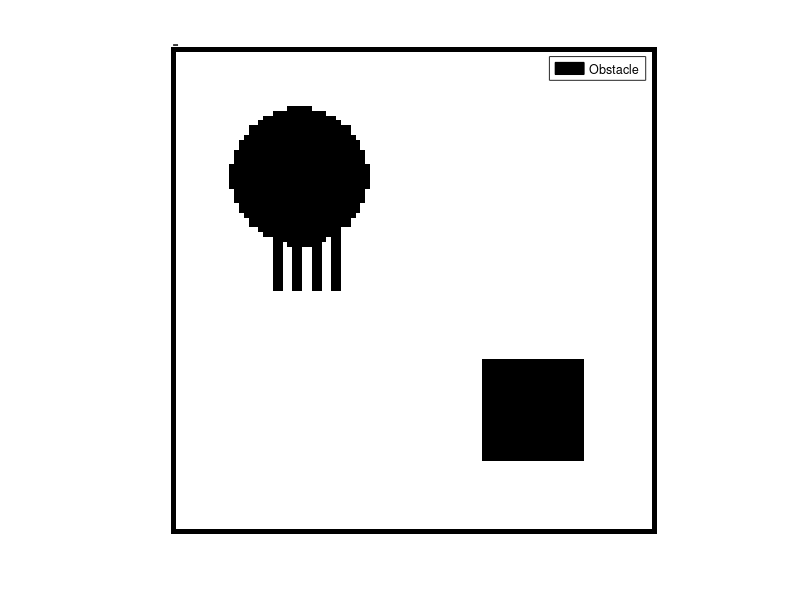

Recreate this plot in MATLAB. (Note: this script raises an error after producing the figure.)
%% Set up the environment

mat = zeros(100, 100);

for i = 1:100
    for j = 1:100
        if (i - 27)^2 + (j-27)^2 <= 200
            mat(i,j) = 1;
        end
    end
end



mat(30:50,[22:23 26:27 30:31 34:35]) = 1;

mat(65:85,65:85) = 1;

mat = logical(mat);

mat(1,:) = 1;
mat(end,:) = 1;
mat(:,1) = 1;
mat(:,end) = 1;
R=255*(~mat);
G=255*(~mat);
B=255*(~mat);
rawImg = cat(3,R,G,B);
imshow(rawImg);
hold on;
 area([0.01 0.01],'FaceColor','k');
  lgd = legend('Obstacle','Position',[0.45 0.1 0.1 0.2]);
    lgd.FontSize = 3;
title("Demo Environment with Non-rectilinear Obstacle",'FontSize', 4);
exportgraphics(gcf,'demo4_envir.png','Resolution',600)

%% Find obstacle and apply mask

shapeList = findShape(mat);

rectMat = mat;
mask = ones(size(mat));

for i = 1:length(shapeList)
    rectMat(shapeList(i).yMin:shapeList(i).yMax, ...
        shapeList(i).xMin:shapeList(i).xMax) = 1;
    mask(shapeList(i).yMin:shapeList(i).yMax, ...
        shapeList(i).xMin:shapeList(i).xMax) = 0;
end

rectMat(1,:) = 1;
rectMat(end,:) = 1;
rectMat(:,1) = 1;
rectMat(:,end) = 1;

nonRectMat = mat + mask;

%% Slice the environment into free segments
rectSegmentList = {};
rectSegmentList = slice(rectMat,rectSegmentList);

nonRectSegList = {};
nonRectSegList = slice(nonRectMat, nonRectSegList);

disp("done slicing");

%% Fuse the free segments to free Cells
freeCellList = [];

bigList = [];
smallList = [];

bigList = fuse(bigList,rectSegmentList);
smallList = fuse(smallList,nonRectSegList);

freeCellList = [bigList smallList];

disp("done fusing");




% the result;
mat(1,:) = 1;
mat(end,:) = 1;
mat(:,1) = 1;
mat(:,end) = 1;

R=255*(~mat);
G=255*(~mat);
B=255*(~mat);
rawImg = cat(3,R,G,B);

for i = 1:length(freeCellList)
   
   
   R(freeCellList(i).yStart : freeCellList(i).yEnd -1,freeCellList(i).xStart) = 0;
   R(freeCellList(i).yStart : freeCellList(i).yEnd -1,freeCellList(i).xEnd - 1) = 0;
   R(freeCellList(i).yStart,freeCellList(i).xStart : freeCellList(i).xEnd - 1) = 0;
   R(freeCellList(i).yEnd -1,freeCellList(i).xStart : freeCellList(i).xEnd - 1) = 0;
 
   B = R;
   
  
end

figure(1);
imgWithBorder= cat(3,R,G,B);
% plot result
imshow(imgWithBorder)
disp("done plotting");
%area([0.01 0.01],'FaceColor','k');
%area([0.02 0.02],'FaceColor','g');
%lgd = legend('Obstacle','Free Cell Border','Position',[0.45 0.1 0.1 0.2]);
%lgd.FontSize = 3;
%exportgraphics(gcf,'demo4_border.png','Resolution',600)

%% Assign the cells

bigCellList1 = [];
smallCellList1 = [];
bigSize = 10;
smallSize = 1;

for i = 1:length(freeCellList)
    if freeCellList(i).xLength < bigSize || freeCellList(i).yLength < bigSize
        smallCellList1 = [smallCellList1 freeCellList(i)];
    else
        bigCellList1 = [bigCellList1 freeCellList(i)];
    end
    
end

%% big & small agent Moving

bigCellList2 = flip(bigCellList1);
smallCellList2 = flip(smallCellList1);

group1 = agentGroup(4,[10,1,10,1],{bigCellList1,smallCellList1,bigCellList2,smallCellList2},...
    [[0 0 128];[255 0 0];[0 255 0];[0 0 128]],rawImg);

disp('set up completed');

[group1,list] = initializeAgents(group1);

disp('initialization completed');

result = 0;

bigPath1 = [list(1,:)];
smallPath1 = [list(2,:)];
bigPath2 = [list(3,:)];
smallPath2 = [list(4,:)];


loop = 1; 

while result ~= 1
    [group1,result,list] = moveOneStep(group1);
    img = getImg(group1);
    hold on;
    imshow(img);
    title("2D Demo with 2 big agents and 2 small agents",'FontSize', 4);
    bigPath1 = [bigPath1;list(1,:)];
    smallPath1 = [smallPath1;list(2,:)];
    bigPath2 = [bigPath2;list(3,:)];
    smallPath2 = [smallPath2;list(4,:)];
    
    area([0.01 0.01],'FaceColor','k');
    plot(list(1,1),list(1,2),'.','MarkerSize',15);
    plot(list(2,1),list(2,2),'.', 'MarkerSize', 7.5);
    plot(list(3,1),list(3,2),'.','MarkerSize',15);
    plot(list(4,1),list(4,2),'.', 'MarkerSize', 7.5);
    
    plot(bigPath1(:,1),bigPath1(:,2),'MarkerSize',1,'Color','black');
    plot(smallPath1(:,1),smallPath1(:,2),'MarkerSize',1,'Color','black');
    plot(bigPath2(:,1),bigPath2(:,2),'MarkerSize',1,'Color','black');
    plot(smallPath2(:,1),smallPath2(:,2),'MarkerSize',1,'Color','black');
    
    lgd = legend('Obstacle','agent I with 10 units width',...
        'agent II with 1 unit width',...
        'agent III with 10 unit width',...
        'agent IV with 1 unit width',...
        'agent path','Position',[0.45 0.1 0.1 0.2]);
    lgd.FontSize = 3;
    

    
    filename = sprintf('%s_%d%s','demo',loop,'.png');
    loop = loop + 1;
    pause(0.5);
    %exportgraphics(gcf,filename,'Resolution',600);
 
    
   
    
end

finalImg = getImg(group1);
figure(2);
imshow(finalImg);

%% Helper Function Definitions

function shapeList = findShape(mat)
    shapeList = [];
    [row,col] = find(mat);
    
    for a = 1:length(row)
        shapeContained = 0;
        
        %check if previous shape contain this obstacle
        for b = 1 : length(shapeList)
            if shapeList(b).yMin <= row(a) && shapeList(b).yMax >= row(a) && ...
                    shapeList(b).xMin <= col(a) && shapeList(b).xMax >= col(a)
                shapeContained = 1;
                break;
            end
        end
        
        if shapeContained
            continue;
        else
            newShape = obstacle();
            
            newShape.xMin = col(a);
            newShape.xMax = col(a);
            newShape.yMin = row(a);
            newShape.yMax = row(a);
            
            newShape = findNeighbour(mat,newShape);
            
            shapeList = [shapeList newShape];
        end
    end

end

function shape = findNeighbour(mat, shape)
    queue = [shape.yMin,shape.xMin];
    
    existMat = zeros(size(mat),'like',mat);
    
    existMat(shape.yMin,shape.xMin) = 1; %this mat will mark if a node is in the queue or not
    
    while ~isempty(queue)
        current = queue(1,:);
        
        currentRow = current(1);
        currentCol = current(2);
        
        % update the shape's min and max 
        if currentRow < shape.yMin
            shape.yMin = currentRow;
        elseif currentRow > shape.yMax
            shape.yMax = currentRow;
        end
        
        if currentCol < shape.xMin
            shape.xMin = currentCol;
        elseif currentCol > shape.xMax
            shape.xMax = currentCol;
        end
        
        queue(1,:) = []; % pop the first element;
        
        for i = 1:8
            nextRow = currentRow;
            nextCol = currentCol;
            
            if i == 1
                nextRow = nextRow + 1;
            elseif i == 2
                if nextRow == 1
                    continue;
                end
                nextRow = nextRow - 1;
            elseif i == 3
                nextCol = nextCol + 1;
            elseif i == 4
                if nextCol == 1
                    continue;
                end
                nextCol = nextCol - 1;
            elseif i == 5
                nextRow = nextRow + 1;
                nextCol = nextCol + 1;
            elseif i == 6
                if nextCol == 1
                    continue;
                end
                nextRow = nextRow + 1;
                nextCol = nextCol - 1;
            elseif i == 7
                if nextRow == 1
                    continue;
                end
                nextRow = nextRow - 1;
                nextCol = nextCol + 1;
            else
                if nextRow == 1
                    continue;
                end
                if nextCol == 1
                    continue;
                end
                nextRow = nextRow - 1;
                nextCol = nextCol - 1;
            end
                
            if mat(nextRow,nextCol) == 1 && existMat(nextRow,nextCol) == 0
                 existMat(nextRow,nextCol) = 1;
                 queue = [queue ; [nextRow, nextCol]];
                
            end
                
        end
    end
end

function d = findFreeSpace(c,i)
    tuple = size(c);
    rowSize = tuple(1);
    columnSize = tuple(2);
    d = 1;
    
    if rowSize < i
        d = 1;
    else
        for j = 1:columnSize
            if isobject(c{i,j}) == 0
                d = j;
                break;
            end
        end
    
        if d ==1 && columnSize ~= 0
            d = columnSize + 1;
        end
    end
end


function segmentList = slice(mat,segmentList)
    
    for i = 1 : length(mat)
        segmentConnectivity = 0;
        for j = 1 : length(mat(1,:))
            if mat(j,i) == 0
                if segmentConnectivity == 1
                    lastIndex = findFreeSpace(segmentList,i) - 1;
                    a = segmentList{i, lastIndex};
                    a.yEnd = j +1;
                    %disp('i');
                    i;
                    %disp('j');
                    j;
                    a.length = a.yEnd - a.yStart;
                    segmentList{i,lastIndex} = a;
                else
                    a = Segment;
                    a.x = i;
                    a.yStart = j;
                    a.yEnd = j + 1;
                    a.length = a.yEnd-a.yStart;
                    newIndex = findFreeSpace(segmentList,i);
                    segmentList{i,newIndex} = a;
                    segmentConnectivity = 1;
                end
            else
                segmentConnectivity = 0;
            end
        end
    end

end


function freeCellList = fuse(freeCellList,segmentList)
    
    while nnz(cellfun(@isobject,segmentList)) ~= 0
        [row, col] = find(cellfun(@isobject,segmentList),1);

        %Initiate a free cell
        newCell = FreeCell;
        currentSegment = segmentList{row,col};
        segmentList{row,col} = 0;
        newCell.xStart = currentSegment.x;
        newCell.xEnd = currentSegment.x + 1;
        newCell.yStart = currentSegment.yStart;
        newCell.yEnd = currentSegment.yEnd;
        newCell.xLength = 1;
        newCell.yLength = currentSegment.length;

        [result,newCell,segmentList] = fuseable(newCell,segmentList);

        while result ~= 0
            [result,newCell,segmentList] = fuseable(newCell,segmentList);
        end

        freeCellList = [freeCellList, newCell];
    end

end


%This function will check if next slice have fusable segments to the
%current free cell.
%If found, this will modify the segment being fused as well as the
%currentCell
function [t,currentCell,segmentList] = fuseable(currentCell,segmentList)
    t = 0;
    exploreX = currentCell.xEnd;
    tuple= size(segmentList);
    rowSize = tuple(1);
    columnSize = tuple(2);
    
    if exploreX > rowSize
        return
    end

    
    for i = 1:columnSize
        if isobject(segmentList{exploreX,i}) == 0
            continue;
        end
        
        if segmentList{exploreX,i}.length < currentCell.yLength
            continue;
        elseif segmentList{exploreX,i}.yStart <= currentCell.yStart ...
                && segmentList{exploreX,i}.yEnd >= currentCell.yEnd
            
            before = currentCell.yStart - segmentList{exploreX,i}.yStart;
            after = segmentList{exploreX,i}.yEnd - currentCell.yEnd;
            
            if before == 0 && after == 0
                segmentList{exploreX,i} = 0;
            elseif before > 0 
                segmentList{exploreX,i}.yEnd = currentCell.yStart;
                segmentList{exploreX,i}.length = before;
            elseif after > 0
                segmentList{exploreX,i}.yStart = currentCell.yEnd;
                segmentList{exploreX,i}.length = after;
            end
            
            currentCell.xLength = currentCell.xLength + 1;
            currentCell.xEnd = exploreX + 1;
            t = 1;
        end
        
    end
    
end



